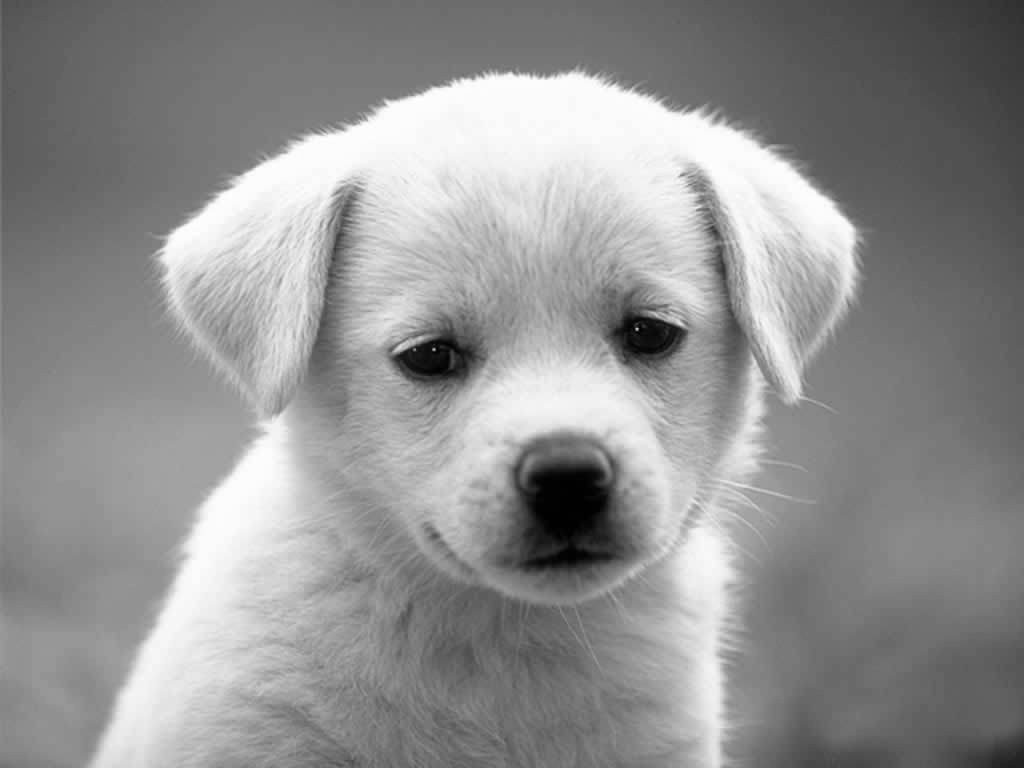
#> input picture images/6.png, 1024 x 768 px, given in place of 6.pgm, which was not available
$ jupyter execute --allow-errors main.ipynb   (shell and % lines are left out)   (text cells are left out)
#> lines starting #> are read from the running program, lines starting #| are printed output that depends on the picture; pictures that were not available may be replaced by others from this repository, and a replacement may not be noted
[cell 1]
import cv2
import io
import os
import numpy as np
import matplotlib.pyplot as plt
import math
from scipy import fftpack
import matplotlib.image as mpimg

def get_2D_dct(input_img):
    """ Get 2D Cosine Transform of Image
    """
    return fftpack.dct(fftpack.dct(input_img.T, norm='ortho').T, norm='ortho')

def get_2d_idct(coefficients):
    """ Get 2D Inverse Cosine Transform of Image
    """
    return fftpack.idct(fftpack.idct(coefficients.T, norm='ortho').T, norm='ortho')

# Calcula o rmse
def calc_rmse(predictions, targets):
    return np.sqrt(((predictions - targets) ** 2).mean())

# Calcula o psnr
def calc_psnr(predictions, targets):
    rmsev = calc_rmse(predictions, targets)
    return 20 * np.log10(255/rmsev)

# Retorna o tamanho de um arquivo em bytes
def file_size(file_path):
    if os.path.isfile(file_path):
        file_info = os.stat(file_path)
        return file_info.st_size

# Printa a imagem 'input_img' em tons de cinza com range 'rang'
def print_gimage(input_img, window_name, rang=(0,255)):
    #plt.subplot(121)
    plt.imshow(input_img, cmap = 'gray', clim=rang)
    plt.title(window_name+" - "+str(input_img.shape)), plt.xticks([]), plt.yticks([])
    plt.show()

# Salva um numpy.ndarray, com elementos do tipo numpy.uint8
# em um arquivo, seja .txt ou .bin
def img_to_file(input_img,output_name,separator=""):
    file = open(output_name, "w")
    input_img.tofile(file,sep=separator)
    file.close()

# De um arquivo txt ou bin, lê um numpy.ndarray de dimenções
# shape(tupla)
def file_to_img(input_name,separator=""):
    file = open(input_name,"r")
    input_img = np.fromfile(file,dtype = np.int8,sep=separator)
    #input_img = input_img.reshape(shape)
    file.close()
    return input_img

# Salvar imagem em PNG
def save_png(input_img, name):
    mpimg.imsave(name+".png", input_img, 0, 255, cmap='gray')

[cell 2]
# Nome do arquivo de imagem a ser comprimida
input_img_name = "images/6.pgm"

# Carrega a imagem como um numpy.ndarray, com elementos do tipo numpy.uint8
input_img = cv2.imread(input_img_name,0)
#> input_img is the input picture: shape (768, 1024); min 0, max 255, mean 145.7

# Mostra imagem que foi carregada
print_gimage(input_img,'Input Image')

[cell 3]
# Parâmetros da transformada
step    = 8    # Tamanho do bloco DCT           (default=8)
sv_step = 5    # Tamanho do bloco a ser salvo   (default=5)
dif     = step - sv_step

# Tamanho da imagem original
orig_shape = input_img.shape
#> orig_shape = (768, 1024)

# Tamanho da DCT, aplicando padding se necessário
dct_shape = (orig_shape[0]+(step-(orig_shape[0]%step))%step,
             orig_shape[1]+(step-(orig_shape[1]%step))%step)
#> dct_shape = (768, 1024)

# Tamanho da DCT reduzida
redu_shape = (dct_shape[0]-(dif*dct_shape[0]//step),
              dct_shape[1]-(dif*dct_shape[1]//step))
#> redu_shape = (480, 640)

# Matriz da DCT completa
DCT = np.zeros(dct_shape, dtype=np.float32)

# Matriz da DCT apenas com os valores relevantes
reduced_dct = np.zeros(redu_shape, dtype=np.float32)

# Imagem em que a DCT será aplicada
dct_img = np.zeros(dct_shape, dtype=np.float32)
dct_img[:orig_shape[0], :orig_shape[1]] = (input_img.astype(float))-128

# Executa a DCT
for y in range(0,dct_shape[0],step):
    for x in range(0,dct_shape[1],step):
        dct_step = get_2D_dct(dct_img[y:y+step, x:x+step])
        # DCT completa
        DCT[y:y+step, x:x+step] = dct_step
        # DCT reduzida
        reduced_dct[y*sv_step//step:y*sv_step//step+sv_step,
                    x*sv_step//step:x*sv_step//step+sv_step] = dct_step[:sv_step,:sv_step]
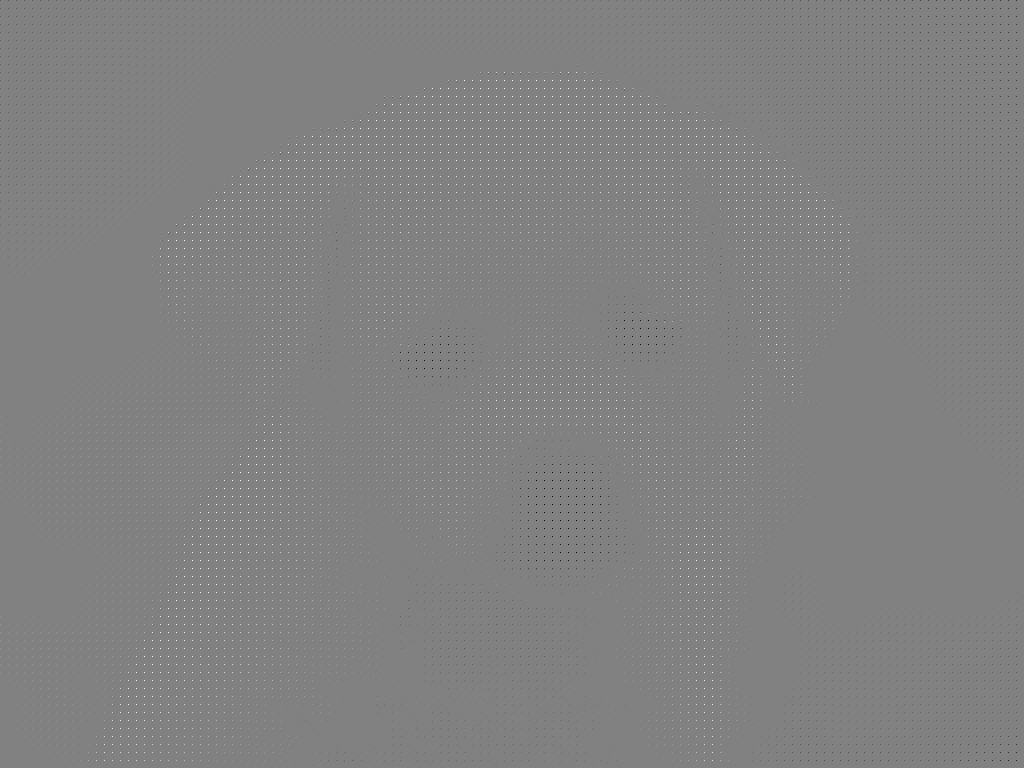
#> DCT: shape (768, 1024) float32; min -1016, max 992, mean 2.2; drawn with min black and max white

# Aplica quantização na matriz reduzida da DCT,
# normalizando os valores para o intervalo [-127, 127]
Q = np.max(np.absolute(reduced_dct))/127 #Valor de normalização
#> Q = 8
reduced_dct = reduced_dct/Q

# Converte o tipo da matriz para inteiros de 8bits para armazenamento
# (serve também como maneira de arrendondar os valores da transormada)
reduced_dct = reduced_dct.astype(np.int8)

# Visualização dos resultados
print_gimage(input_img,"Input Image")
print_gimage(dct_img, "Image for DCT", (-128,127))
print_gimage(DCT,"DCT", (-128,127))
print_gimage(reduced_dct,"Reduced DCT", (-128,127))

# Calcular compressão da DCT reduzida
print("Taxa de compressão da DCT reduzida: {:.3f}%".format((100-(reduced_dct.size/input_img.size)*100)))
#| Taxa de compressão da DCT reduzida: 60.938%

[cell 4]
# Transformando a o DCT reduzido em um array unidimencional
dct_arr = np.asarray(reduced_dct).reshape(-1)

# Array codificado
coded_arr = []

# Loop para gerar o array com os comprimentos de corrida dos zeros
i=0
while i < len(dct_arr):
    if (dct_arr[i]!=0):
        coded_arr.append(dct_arr[i])
        i+=1
    else:
        count=1
        while(i+count<len(dct_arr) and count<127 and dct_arr[i+count]==0):
            count+=1
        coded_arr.append(0)
        coded_arr.append(count)
        i+=count
#> this loop made 62533 passes
#> i on passes 1 to 12: 1, 2, 3, 4, 5, 6, 10, 11, 12, 15, 16, 20
#> after the loop, coded_arr = 87805 items; i = 307200

# Mostrar a taxa de compressão do comprimento de corrida aplicado
print("Array original: {} bytes".format(len(dct_arr)))
#| Array original: 307200 bytes
print("Array codificado: {} bytes".format(len(coded_arr)))
#| Array codificado: 87805 bytes
print("Taxa de compressão do comprimento de corrida: {:.3f}%".format(100-len(coded_arr)/len(dct_arr)*100))
#| Taxa de compressão do comprimento de corrida: 71.418%

[cell 5]
# Como os valores da dimensão da imagem podem ser maiores que int8
# separamos as dimenções da imagem como n=qd+r com d = 255
h = orig_shape[0]
#> h = 768
hq = h//255
#> hq = 3
hr = h%255
#> hr = 3

w = orig_shape[1]
#> w = 1024
wq = w//255
#> wq = 4
wr = w%255
#> wr = 4

# Colocando o header
header = [hq, hr, wq, wr, Q, step, sv_step]
#> header = [3, 3, 4, 4, 8, 8, 5]
header.extend(coded_arr)
coded_arr = np.array(header, dtype = np.int8)

print("Array com header:   {} bytes".format(len(coded_arr)))
#| Array com header:   87812 bytes

[cell 6]
# Salva a imagem original e o array codificado em arquivos '.out'
img_to_file(input_img,"original_image.out")
img_to_file(coded_arr,"coded_image.out")

# Calculando a taxa de compressão
#> (the rest of this cell did not finish here and is left out)

print("Taxa de compressão total: {:.3f}%".format(compression_rate * 100))

[cell 7]
# Nome do arquivo contendo a imagem comprimida
coded_img_name = "coded_image.out"

# Arquivo comprimido é salvo em um array
coded_arr = file_to_img(coded_img_name)

# Separando o header da imagem codificada
header = coded_arr[:7]
coded_arr = coded_arr[7:]

# Dimensão da imagem original armazenado no header
orig_shape = (np.uint8(header[0])*255 + np.uint8(header[1]),
              np.uint8(header[2])*255 + np.uint8(header[3]))

# Valor de quantização
Q = header[4]

# Parâmetros da DCT
step    = header[5]
sv_step = header[6]
dif = step - sv_step

# Informações do header
print("---Dados recuperados do Header---\n")
print("Dimensão da imagem original:\n orig_shape = {}\n".format(orig_shape))
print("Valor de quantização:\n Q = {}\n".format(Q))
print("Parâmetros da DCT:\n step = {0}\n sv_step = {1}".format(step, sv_step))

[cell 8]
# Array decodificado
decoded_arr = []

# Decodifica o arquivo de bytes gerado pela compressão
i=0
while i < len(coded_arr):
    if coded_arr[i] != 0:
        decoded_arr.append(coded_arr[i])
        if (i == len(coded_arr)-2):
            decoded_arr.append(coded_arr[i+1])
    else:
        for j in range(coded_arr[i+1]):
            decoded_arr.append(0)
        i+=1
    i+=1
decoded_arr = np.array(decoded_arr,dtype = np.int8)

print("Array decodificado: {} bytes".format(len(decoded_arr)))

[cell 9]
# Dimensão da DCT, aplicando padding se necessário
dct_shape = (orig_shape[0]+(step-(orig_shape[0]%step))%step,
             orig_shape[1]+(step-(orig_shape[1]%step))%step)

# Dimensão da DCT reduzida
redu_shape = (dct_shape[0]-(dif*dct_shape[0]//step),
              dct_shape[1]-(dif*dct_shape[1]//step))

# DCT reduzida obtida na decodificação
reduced_dct = decoded_arr.reshape(redu_shape)

# Matriz da DCT completa
DCT = np.zeros(dct_shape, dtype=np.float32)

# Extendendo a DCT reduzida para a dimensão original da DCT
for y in range(0,redu_shape[0],sv_step):
    for x in range(0,redu_shape[1],sv_step):
        block = np.zeros((step,step),dtype=np.float32)
        block[:sv_step, :sv_step] = reduced_dct[y:y+sv_step, x:x+sv_step]
        DCT[y+(dif*y//sv_step):y+(dif*y//sv_step)+step,
            x+(dif*x//sv_step):x+(dif*x//sv_step)+step] = block

# Reverte a quantização
DCT = Q*DCT

# Matriz da DCT inversa
inverse_dct  = np.zeros(dct_shape, dtype=np.float32)

# Transformada inversa
for y in range(0,dct_shape[0],step):
    for x in range(0,dct_shape[1],step):
        block = get_2d_idct(DCT[y:y+step, x:x+step])
        inverse_dct[y:y+step, x:x+step] = block

# Mostra as imagens obtidas
print_gimage(DCT,          "Reconstructed DCT", (-128,127))
#> in print_gimage (call 6), `plt.show()`:
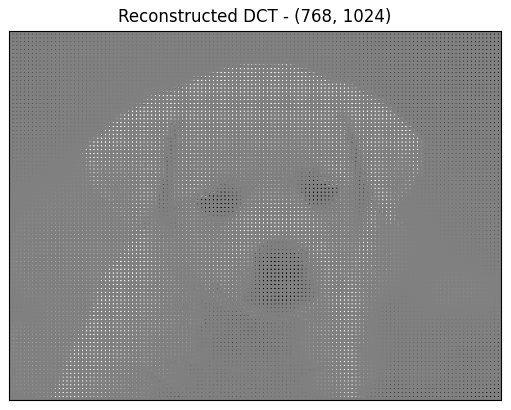
#> figure drawn by matplotlib, 1 panel
print_gimage(inverse_dct,  "Inverse DCT", (-128,127))
#> in print_gimage (call 7), `plt.show()`:
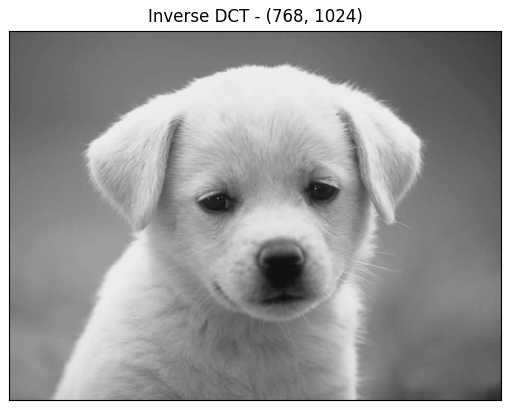
#> figure drawn by matplotlib, 1 panel

[cell 10]
# Imagem reconstruida
reco_img = np.uint8(inverse_dct[:orig_shape[0], :orig_shape[1]]+128)

# Calcular PSNR
psnr = calc_psnr(np.uint8(input_img), reco_img)
#> in calc_psnr, `rmsev = calc_rmse(predictions, targets)`: rmsev = 6.49
#> psnr = 31.89

# Mostrar valores obtidos nas métricas
print("PSNR = {:.3f}".format(psnr))
#| PSNR = 31.892
#> (the rest of this cell did not finish here and is left out)

$ run again, with images/1.pgm saved as images/6.png
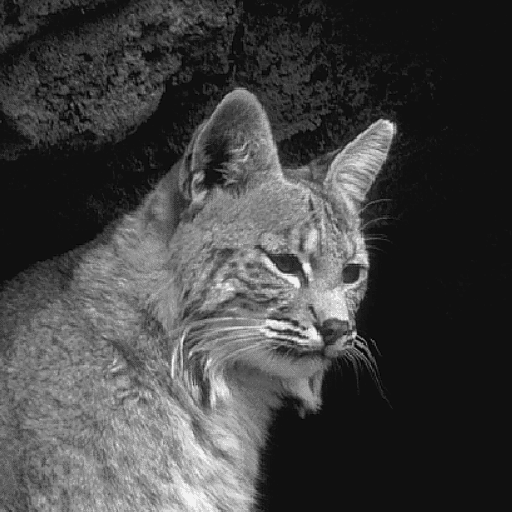
#> input picture images/1.pgm, 512 x 512 px, given in place of 6.pgm, which was not available
#> input_img is the input picture: shape (512, 512); min 6, max 242, mean 66.9
#> after the loop `for y in range(0,dct_shape[0],step):`:
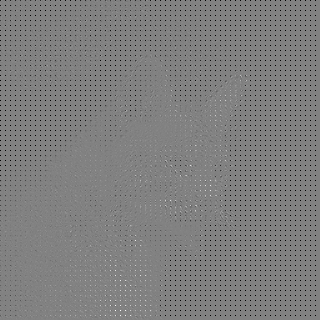
#> reduced_dct: shape (320, 320) float32; min -899.5, max 865, mean -19.6; drawn with min black and max white
#> Q = 7.08
#| Taxa de compressão da DCT reduzida: 60.938%
#> the loop `while i < len(dct_arr):` made 58999 passes
#> i on passes 1 to 8: 1, 2, 3, 4, 5, 6, 7, 8
#> after the loop `while i < len(dct_arr):`: coded_arr = 73968 items; i = 102400
#| Array original: 102400 bytes
#| Array codificado: 73968 bytes
#| Taxa de compressão do comprimento de corrida: 27.766%
#> header = [2, 2, 2, 2, 7.08, 8, 5]
#| Array com header:   73975 bytes
#> in print_gimage (call 7), `plt.show()`:
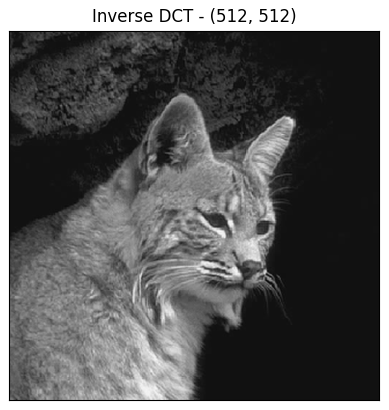
#> figure drawn by matplotlib, 1 panel
#> rmsev = 4.58
#> psnr = 34.9
#| PSNR = 34.905

$ run again, with images/3.pgm saved as images/6.png
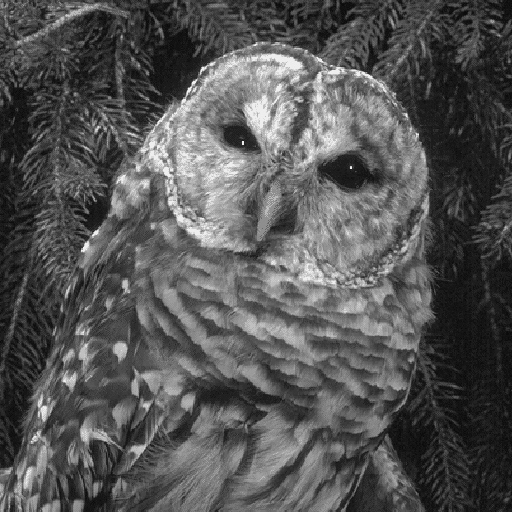
#> input picture images/3.pgm, 512 x 512 px, given in place of 6.pgm, which was not available
#> input_img is the input picture: shape (512, 512); min 11, max 238, mean 84.7
#> after the loop `for y in range(0,dct_shape[0],step):`:
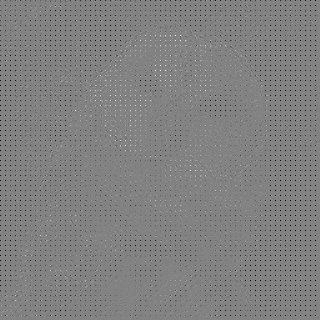
#> reduced_dct: shape (320, 320) float32; min -885.4, max 840.7, mean -13.7; drawn with min black and max white
#> Q = 6.97
#| Taxa de compressão da DCT reduzida: 60.938%
#> the loop `while i < len(dct_arr):` made 83820 passes
#> i on passes 1 to 8: 1, 2, 3, 4, 5, 6, 7, 8
#> after the loop `while i < len(dct_arr):`: coded_arr = 103226 items; i = 102400
#| Array original: 102400 bytes
#| Array codificado: 103226 bytes
#| Taxa de compressão do comprimento de corrida: -0.807%
#> header = [2, 2, 2, 2, 6.97, 8, 5]
#| Array com header:   103233 bytes
#> in print_gimage (call 7), `plt.show()`:
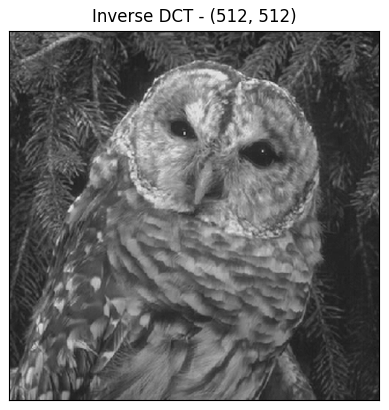
#> figure drawn by matplotlib, 1 panel
#> rmsev = 8.69
#> psnr = 29.35
#| PSNR = 29.347
